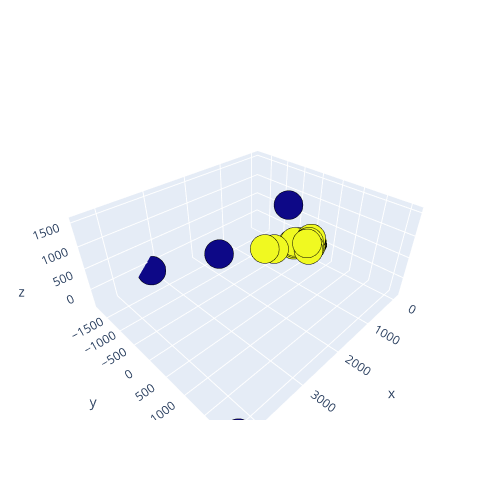

Notebook source saved alongside this figure:
### Markdown cell above
#### Results

### Code cell
# 3D scatterplot using plotly
Scene = dict(xaxis = dict())
labels = db.labels_
trace = go.Scatter3d(x=pca_result['0'], y=pca_result['1'], z=pca_result['2'], 
                    mode='markers',marker=dict(color = labels, size= 10, line=dict(color= 'black',width = 10)))
layout = go.Layout(margin=dict(l=0,r=0),scene = Scene,height = 500,width = 500)
data = [trace]
fig = go.Figure(data = data, layout = layout)
fig.show()

### Figure 1 — Plotly figure (JSON) as saved in the notebook; plotly's stock layout.template omitted (floating-point values rounded to 4 significant figures; data arrays with more than 128 entries replaced by an {"elided": "..."} marker saying what was removed)
{"data": [{"marker": {"color": {"elided": "370 int values"}, "line": {"color": "black", "width": 10}, "size": 10}, "mode": "markers", "type": "scatter3d", "x": {"elided": "370 float values"}, "y": {"elided": "370 float values"}, "z": {"elided": "370 float values"}}], "layout": {"height": 500, "margin": {"l": 0, "r": 0}, "width": 500}}
